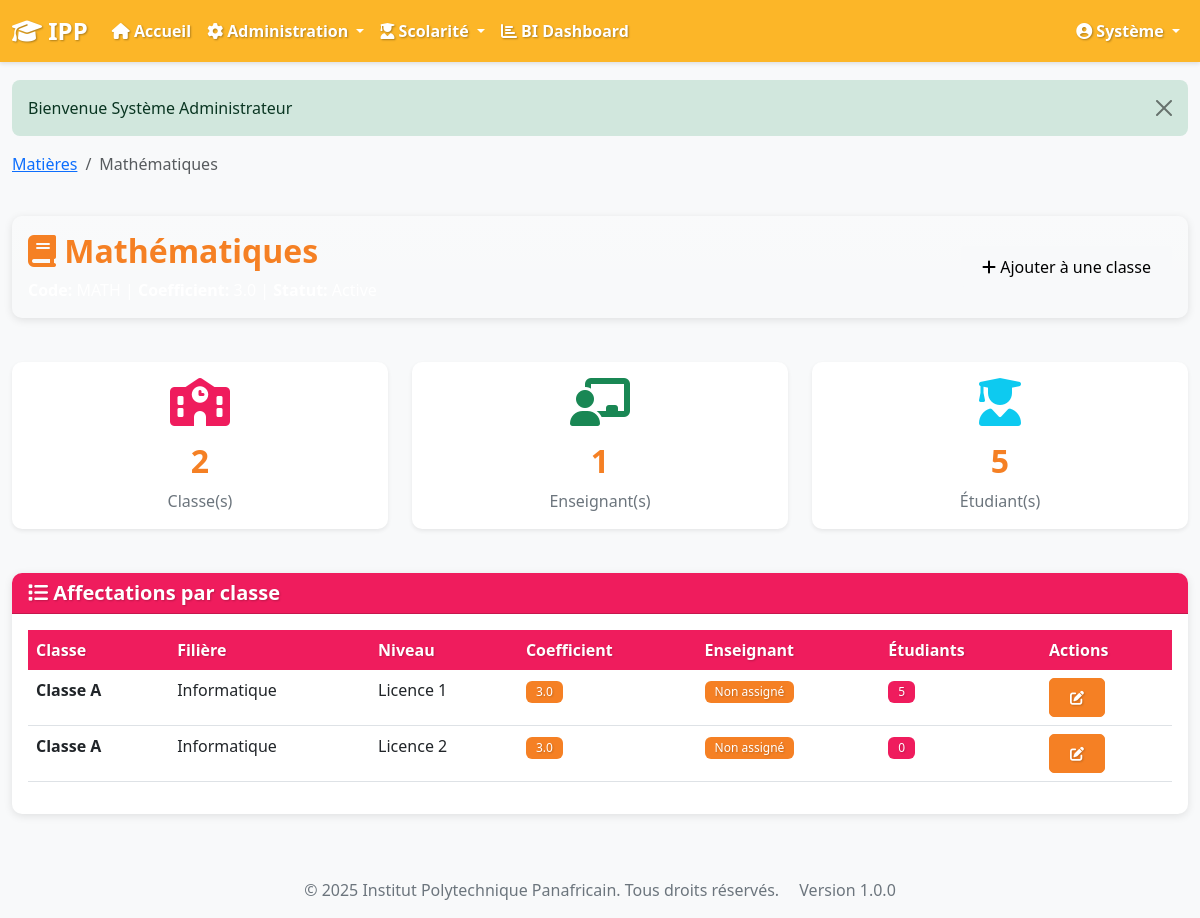
/admin/matiere-detail.php?matiere_id=1 (signed in), run on the app's committed database.
### tables this page shows
CREATE TABLE matieres (
    id INT AUTO_INCREMENT PRIMARY KEY,
    code VARCHAR(20) UNIQUE NOT NULL,
    libelle VARCHAR(100) NOT NULL,
    coefficient DECIMAL(3,1) NOT NULL DEFAULT 1.0,
    description TEXT,
    statut ENUM('active', 'inactive') DEFAULT 'active',
    created_at TIMESTAMP DEFAULT CURRENT_TIMESTAMP
);

CREATE TABLE classe_matieres (
    id INT AUTO_INCREMENT PRIMARY KEY,
    classe_id INT NOT NULL,
    matiere_id INT NOT NULL,
    enseignant_id INT,
    coefficient DECIMAL(3,1) DEFAULT 1.0,
    FOREIGN KEY (classe_id) REFERENCES classes(id) ON DELETE CASCADE,
    FOREIGN KEY (matiere_id) REFERENCES matieres(id) ON DELETE CASCADE,
    FOREIGN KEY (enseignant_id) REFERENCES users(id) ON DELETE SET NULL,
    UNIQUE KEY unique_classe_matiere (classe_id, matiere_id),
    INDEX idx_enseignant (enseignant_id)
);

CREATE TABLE classes (
    id INT AUTO_INCREMENT PRIMARY KEY,
    code VARCHAR(20) UNIQUE NOT NULL,
    libelle VARCHAR(100) NOT NULL,
    filiere_id INT NOT NULL,
    niveau_id INT NOT NULL,
    annee_academique_id INT NOT NULL,
    effectif_max INT DEFAULT 50,
    statut ENUM('active', 'inactive') DEFAULT 'active',
    created_at TIMESTAMP DEFAULT CURRENT_TIMESTAMP,
    FOREIGN KEY (filiere_id) REFERENCES filieres(id) ON DELETE CASCADE,
    FOREIGN KEY (niveau_id) REFERENCES niveaux(id) ON DELETE CASCADE,
    FOREIGN KEY (annee_academique_id) REFERENCES annees_academiques(id) ON DELETE CASCADE,
    INDEX idx_filiere (filiere_id),
    INDEX idx_niveau (niveau_id),
    INDEX idx_annee (annee_academique_id)
);

CREATE TABLE filieres (
    id INT AUTO_INCREMENT PRIMARY KEY,
    code VARCHAR(20) UNIQUE NOT NULL,
    libelle VARCHAR(100) NOT NULL,
    description TEXT,
    statut ENUM('active', 'inactive') DEFAULT 'active',
    created_at TIMESTAMP DEFAULT CURRENT_TIMESTAMP
);

CREATE TABLE niveaux (
    id INT AUTO_INCREMENT PRIMARY KEY,
    code VARCHAR(20) UNIQUE NOT NULL,
    libelle VARCHAR(50) NOT NULL,
    ordre INT NOT NULL,
    statut ENUM('actif', 'inactif') DEFAULT 'actif',
    created_at TIMESTAMP DEFAULT CURRENT_TIMESTAMP
);

### includes/security.php (called while the page is built, shortened)
<?php
function escape_html($string) {
    return htmlspecialchars($string, ENT_QUOTES, 'UTF-8');
}

### admin/matiere-detail.php (the view, shortened to what this page needs)
<?php
$db = Database::getInstance()->getConnection();
$matiere_id = intval($_GET['matiere_id'] ?? 0);
$stmt = $db->prepare("SELECT * FROM matieres WHERE id = ?");
$stmt->execute([$matiere_id]);
$matiere = $stmt->fetch();
$stmt = $db->prepare("SELECT cm.*,
                      c.libelle as classe, c.code as classe_code,
                      f.libelle as filiere, n.libelle as niveau,
                      u.nom as enseignant_nom, u.prenom as enseignant_prenom,
                      COUNT(DISTINCT e.id) as nb_etudiants
                      FROM classe_matieres cm
                      JOIN classes c ON cm.classe_id = c.id
                      JOIN filieres f ON c.filiere_id = f.id
                      JOIN niveaux n ON c.niveau_id = n.id
                      LEFT JOIN users u ON cm.enseignant_id = u.id
                      LEFT JOIN etudiants e ON e.classe_id = c.id AND e.statut = 'actif'
                      WHERE cm.matiere_id = ?
                      GROUP BY cm.id
                      ORDER BY f.libelle, n.ordre, c.libelle");
$stmt->execute([$matiere_id]);
$affectations = $stmt->fetchAll();
$total_classes = count($affectations);
$total_enseignants = count(array_unique(array_filter(array_column($affectations, 'enseignant_id'))));
$total_etudiants = array_sum(array_column($affectations, 'nb_etudiants'));
include '../includes/header.php';
?>
<div class="row mb-4">
    <div class="col-12">
        <nav aria-label="breadcrumb">
            <ol class="breadcrumb">
                <li class="breadcrumb-item"><a href="<?php echo BASE_URL; ?>/admin/matieres.php">Matières</a></li>
                <li class="breadcrumb-item active"><?php echo escape_html($matiere['libelle']); ?></li>
            </ol>
        </nav>
    </div>
</div>
<div class="row mb-4">
    <div class="col-12">
        <div class="card bg-gradient text-white" style="background: linear-gradient(135deg, #667eea 0%, #764ba2 100%);">
            <div class="card-body">
                <div class="row align-items-center">
                    <div class="col-md-8">
                        <h2 class="mb-2"><i class="fas fa-book"></i> <?php echo escape_html($matiere['libelle']); ?></h2>
                        <p class="mb-0">
                            <strong>Code:</strong> <?php echo escape_html($matiere['code']); ?> |
                            <strong>Coefficient:</strong> <?php echo $matiere['coefficient']; ?> |
                            <strong>Statut:</strong> <?php echo ucfirst($matiere['statut']); ?>
                        </p>
                    </div>
                    <div class="col-md-4 text-end">
                        <a href="<?php echo BASE_URL; ?>/admin/matiere-classes.php?matiere_id=<?php echo $matiere_id; ?>"
                           class="btn btn-light">
                            <i class="fas fa-plus"></i> Ajouter à une classe
                        </a>
                    </div>
                </div>
            </div>
        </div>
    </div>
</div>
<div class="row mb-4">
    <div class="col-md-4">
        <div class="card border-0 shadow-sm">
            <div class="card-body text-center">
                <div class="mb-3">
                    <i class="fas fa-school fa-3x text-primary"></i>
                </div>
                <h2 class="mb-2"><?php echo $total_classes; ?></h2>
                <p class="text-muted mb-0">Classe(s)</p>
            </div>
        </div>
    </div>
    <div class="col-md-4">
        <div class="card border-0 shadow-sm">
            <div class="card-body text-center">
                <div class="mb-3">
                    <i class="fas fa-chalkboard-teacher fa-3x text-success"></i>
                </div>
                <h2 class="mb-2"><?php echo $total_enseignants; ?></h2>
                <p class="text-muted mb-0">Enseignant(s)</p>
            </div>
        </div>
    </div>
    <div class="col-md-4">
        <div class="card border-0 shadow-sm">
            <div class="card-body text-center">
                <div class="mb-3">
                    <i class="fas fa-user-graduate fa-3x text-info"></i>
                </div>
                <h2 class="mb-2"><?php echo $total_etudiants; ?></h2>
                <p class="text-muted mb-0">Étudiant(s)</p>
            </div>
        </div>
    </div>
</div>
<div class="card">
    <div class="card-header bg-primary text-white">
        <h5 class="mb-0"><i class="fas fa-list"></i> Affectations par classe</h5>
    </div>
    <div class="card-body">
        <?php if (empty($affectations)): ?>
        <div class="alert alert-info">
            <i class="fas fa-info-circle"></i> Cette matière n'est affectée à aucune classe pour le moment.
        </div>
        <?php else: ?>
        <div class="table-responsive">
            <table class="table table-hover">
                <thead>
                    <tr>
                        <th>Classe</th>
                        <th>Filière</th>
                        <th>Niveau</th>
                        <th>Coefficient</th>
                        <th>Enseignant</th>
                        <th>Étudiants</th>
                        <th>Actions</th>
                    </tr>
                </thead>
                <tbody>
                    <?php foreach ($affectations as $aff): ?>
                    <tr>
                        <td><strong><?php echo escape_html($aff['classe']); ?></strong></td>
                        <td><?php echo escape_html($aff['filiere']); ?></td>
                        <td><?php echo escape_html($aff['niveau']); ?></td>
                        <td><span class="badge bg-info"><?php echo $aff['coefficient']; ?></span></td>
                        <td>
                            <?php if ($aff['enseignant_nom']): ?>
                                <span class="badge bg-success">
                                    <i class="fas fa-user"></i>
                                    <?php echo escape_html($aff['enseignant_prenom'] . ' ' . $aff['enseignant_nom']); ?>
                                </span>
                            <?php else: ?>
                                <span class="badge bg-secondary">Non assigné</span>
                            <?php endif; ?>
                        </td>
                        <td><span class="badge bg-primary"><?php echo $aff['nb_etudiants']; ?></span></td>
                        <td>
                            <a href="<?php echo BASE_URL; ?>/admin/classe-matieres.php?classe_id=<?php echo $aff['classe_id']; ?>"
                               class="btn btn-sm btn-info" title="Gérer cette classe">
                                <i class="fas fa-edit"></i>
                            </a>
                        </td>
                    </tr>
                    <?php endforeach; ?>
                </tbody>
            </table>
        </div>
        <?php endif; ?>
    </div>
</div>
<?php include '../includes/footer.php'; ?>

### assets/css/style.css (style rules this page uses)
:root { --primary-color: #ef1c5d; --secondary-color: #f58024; --accent-color: #fcb628; --success-color: #28a745; --danger-color: #dc3545; --warning-color: #fcb628; --info-color: #f58024; }
body { font-family: 'Segoe UI', Tahoma, Geneva, Verdana, sans-serif; background-color: #f8f9fa; }
.card { border: none; border-radius: 10px; box-shadow: 0 2px 8px rgba(0,0,0,0.1); margin-bottom: 20px; transition: transform 0.2s; }
.card-header { border-radius: 10px 10px 0 0 !important; font-weight: 600; }
.card-header h1, .card-header h2, .card-header h3, .card-header h4, .card-header h5, .card-header h6 { color: white !important; margin: 0; }
h1, h2, h3, h4, h5, h6 { color:#f58024; font-weight: 700; }
.table { background-color: white; }
.table thead th { background-color: #ef1c5d; color: white; border: none; font-weight: 600; text-shadow: 1px 1px 2px rgba(0,0,0,0.2); }
.btn { border-radius: 5px; padding: 8px 20px; font-weight: 500; transition: all 0.3s; }
.badge { padding: 5px 10px; font-weight: 500; }
.text-muted { color: #6c757d !important; }
.bg-primary { background-color: #ef1c5d !important; color: white !important; text-shadow: 1px 1px 2px rgba(0,0,0,0.2); }
.bg-secondary { background-color: #f58024 !important; color: white !important; text-shadow: 1px 1px 2px rgba(0,0,0,0.2); }
.bg-info { background-color: #f58024 !important; color: white !important; text-shadow: 1px 1px 2px rgba(0,0,0,0.2); }
.text-primary { color: #ef1c5d !important; }
.btn-info { background-color: #f58024; border-color: #f58024; color: white; text-shadow: 1px 1px 2px rgba(0,0,0,0.2); }
.badge.bg-primary { background-color: #ef1c5d !important; }
.badge.bg-info { background-color: #f58024 !important; }
.card-header.bg-primary { background-color: #ef1c5d !important; }

### data on the page
matieres: libelle "Mathématiques"
classe_matieres: classe.libelle "Classe A", filieres.libelle "Informatique", niveaux.libelle "Licence 1", coefficient "3.0", nb_etudiants "5"
classe_matieres: classe.libelle "Classe A", filieres.libelle "Informatique", niveaux.libelle "Licence 2", coefficient "3.0", nb_etudiants "0"

### other printed values
APP_SHORT_NAME "IPP"
$current_user['prenom'] "Système"
$flash['message'] "Bienvenue Système Administrateur"
$total_classes "2"
$total_enseignants "1"
$total_etudiants "5"
APP_NAME "Institut Polytechnique Panafricain"
APP_VERSION "1.0.0"
